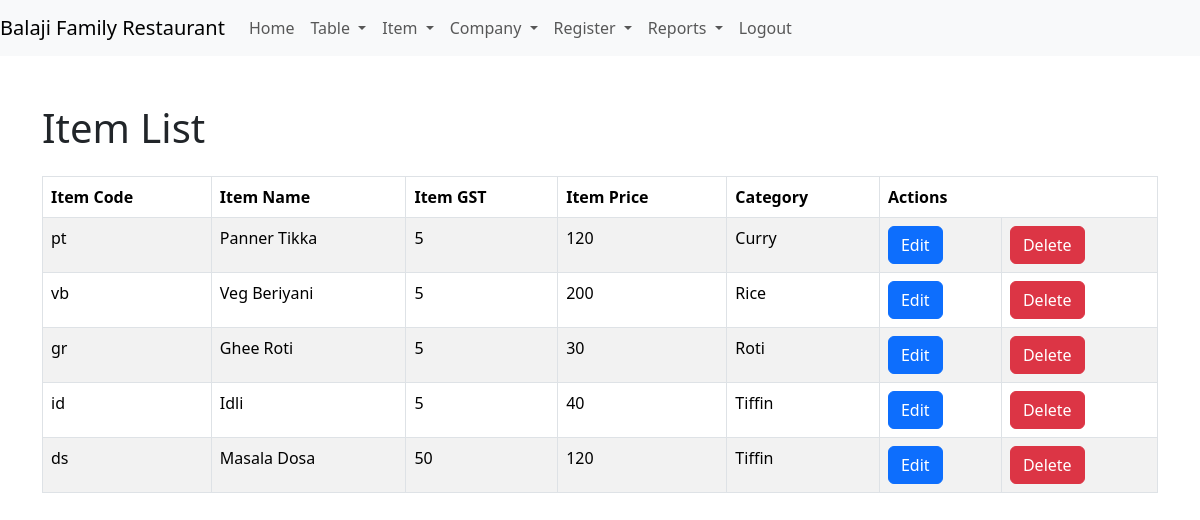
The app's page /view_item with its own data.
### food_app/models.py (models this page shows)
class AddItem(models.Model):
    Item_code=models.CharField(max_length=50,null=True)
    Item_name=models.CharField(max_length=50,null=True)
    Item_GST=models.CharField(max_length=50,null=True)
    Item_price=models.CharField(max_length=50,null=True)
    Category=models.CharField(max_length=50,null=True)

### food_app/views.py (the view)
# urls.py: path('view_item', views.view_item, name='view_item'),
def view_item(request):
    userdata=AddItem.objects.all()
    return render(request,'view_item.html',{'userdata':userdata})

### food_app/templates/view_item.html (shortened to what this page needs)
<!DOCTYPE html>
<html lang="en">
<head>
   <link href="https://cdn.jsdelivr.net/npm/bootstrap@5.3.3/dist/css/bootstrap.min.css" rel="stylesheet">
</head>
<body>
<nav class="navbar navbar-expand-lg navbar-light bg-light">
  <a class="navbar-brand" href="#">Balaji Family Restaurant</a>
  <div class="collapse navbar-collapse" id="navbarNavDropdown">
    <ul class="navbar-nav">
    <li class="nav-item active">
        <a class="nav-link" href="{% url 'admin_home' %}">Home</a>
      </li>
      <li class="nav-item dropdown">
        <a class="nav-link dropdown-toggle" href="#" id="navbarDropdownMenuLink" role="button" data-bs-toggle="dropdown" aria-expanded="false">
          Table
        </a>
      </li>
      <li class="nav-item dropdown">
        <a class="nav-link dropdown-toggle" href="#" id="navbarDropdownMenuLink" role="button" data-bs-toggle="dropdown" aria-expanded="false">
          Item
        </a>
      </li>
      <li class="nav-item dropdown">
        <a class="nav-link dropdown-toggle" href="#" id="navbarDropdownMenuLink" role="button" data-bs-toggle="dropdown" aria-expanded="false">
          Company
        </a>
      </li>
        <li class="nav-item dropdown">
        <a class="nav-link dropdown-toggle" href="#" id="navbarDropdownMenuLink" role="button" data-bs-toggle="dropdown" aria-expanded="false">
          Register
        </a>
      </li>
        <li class="nav-item dropdown">
        <a class="nav-link dropdown-toggle" href="#" id="navbarDropdownMenuLink" role="button" data-bs-toggle="dropdown" aria-expanded="false">
          Reports
        </a>
      </li>
      <li class="nav-item active">
        <a class="nav-link" href="{% url 'index' %}">Logout</a>
      </li>
    </ul>
  </div>
</nav>
<div class="container mt-5">
    <h1 class="mb-4">Item List</h1>
    <table class="table table-striped table-bordered">
        <thead class="thead-dark">
            <tr>
                <th>Item Code</th>
                <th>Item Name</th>
                <th>Item GST</th>
                <th>Item Price</th>
                <th>Category</th>
                <th colspan="2">Actions</th>
            </tr>
        </thead>
        <tbody>
            {% for u in userdata %}
            <tr>
                <td>{{ u.Item_code }}</td>
                <td>{{ u.Item_name }}</td>
                <td>{{ u.Item_GST }}</td>
                <td>{{ u.Item_price }}</td>
                <td>{{ u.Category }}</td>
                <td> <a href="{% url 'edit_item' u.id %}" class="btn btn-primary">Edit</a> </td>
                <td><a href="{% url 'delete_item' u.id %}" class="btn btn-danger">Delete</a> </td>
            </tr>
            {% endfor %}
        </tbody>
    </table>
</div>
</body>
</html>

### records on screen
AddItem: Item_code "pt", Item_name "Panner Tikka", Item_GST "5", Item_price "120", Category "Curry"
AddItem: Item_code "vb", Item_name "Veg Beriyani", Item_GST "5", Item_price "200", Category "Rice"
AddItem: Item_code "gr", Item_name "Ghee Roti", Item_GST "5", Item_price "30", Category "Roti"
AddItem: Item_code "id", Item_name "Idli", Item_GST "5", Item_price "40", Category "Tiffin"
AddItem: Item_code "ds", Item_name "Masala Dosa", Item_GST "50", Item_price "120", Category "Tiffin"
